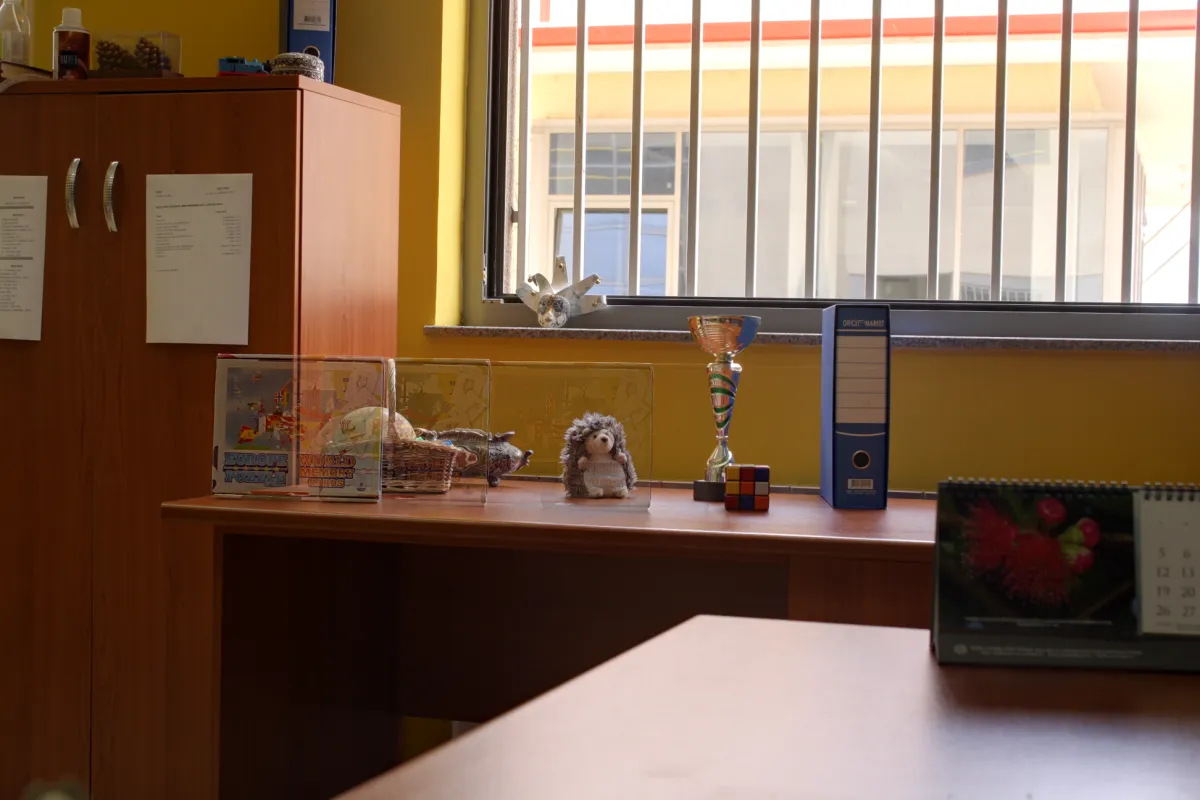
#> input picture src/lumen/web/img/ghost-lolm-4-off.webp, 1200 x 800 px
$ python -i tilt.py   (imports and definitions only)
#> lines starting #> are read from the running program, lines starting #| are printed output that depends on the picture
"""Make vertical lines vertical (camera roll and keystone from pitch).

1. createLineSegmentDetector finds segments; near-vertical ones are kept.
2. Vertical vanishing point = smallest eigenvector of sum(w * l l^T) over the
   segment lines l (homogeneous, normalised coordinates), refit once without
   segments that miss it by more than MAX_VP_ERR_DEG.
3. Homography: rotate so the vanishing point is straight below/above the
   centre, then send it to infinity, so verticals become parallel and upright.
4. Zoom about the centre until no empty border is left (pointPolygonTest).
Run after lens correction: barrel distortion bends the verticals.
"""

from __future__ import annotations

from dataclasses import dataclass

import cv2
import numpy as np

WORK_LONG_SIDE = 1000  # px, analysis size
MIN_SEGMENT = 0.04  # share of the image diagonal
MAX_FROM_VERTICAL_DEG = 20.0
MIN_VERTICALS = 4
MAX_VP_ERR_DEG = 1.5
MIN_CORRECTION_DEG = 0.2  # smaller tilt is left alone
MAX_KEYSTONE = 0.35  # |w / y| of the vanishing point (normalised); stronger = ask a person
MAX_ZOOM = 1.35  # crop limit; beyond it the correction eats the photo


@dataclass(frozen=True)
class TiltResult:
    image: np.ndarray
    roll_deg: float  # estimated roll present in the input, getRotationMatrix2D sign
    keystone: float  # |w / y| of the vertical vanishing point; 0 = verticals parallel
    tilt_before_deg: float  # length-weighted mean |angle from vertical| of vertical segments
    tilt_after_deg: float
    zoom: float
    verticals: int
    note: str


def _work_grey(image: np.ndarray) -> tuple[np.ndarray, float]:
    h, w = image.shape[:2]
    scale = min(1.0, WORK_LONG_SIDE / max(h, w))
    grey = cv2.cvtColor(image, cv2.COLOR_BGR2GRAY) if image.ndim == 3 else image
    if scale < 1.0:
        grey = cv2.resize(grey, None, fx=scale, fy=scale, interpolation=cv2.INTER_AREA)
    return grey, scale


def vertical_segments(grey: np.ndarray) -> np.ndarray:
    """(N, 4) x1 y1 x2 y2 of long, near-vertical LSD segments."""
    lines = cv2.createLineSegmentDetector().detect(grey)[0]
    if lines is None:
        return np.zeros((0, 4))
    seg = lines.reshape(-1, 4).astype(np.float64)
    d = seg[:, 2:] - seg[:, :2]
    length = np.hypot(d[:, 0], d[:, 1])
    from_vertical = np.degrees(np.arctan(np.abs(d[:, 0]) / np.maximum(np.abs(d[:, 1]), 1e-9)))
    keep = (length >= MIN_SEGMENT * np.hypot(*grey.shape)) & (from_vertical <= MAX_FROM_VERTICAL_DEG)
    return seg[keep]


def tilt_deg(segments: np.ndarray) -> float:
    """Length-weighted median |angle from vertical| of near-vertical segments.

    Median, not mean: on the real Empa FORTH3 room every window frame and wall
    corner was within 0.5 deg after straightening, but a chair and a fire
    extinguisher (not vertical in the world) pulled the mean to 1.7 deg.
    """
    if len(segments) == 0:
        return float("nan")
    d = segments[:, 2:] - segments[:, :2]
    length = np.hypot(d[:, 0], d[:, 1])
    angle = np.degrees(np.arctan(np.abs(d[:, 0]) / np.maximum(np.abs(d[:, 1]), 1e-9)))
    order = np.argsort(angle)
    cumulative = np.cumsum(length[order])
    return float(angle[order][np.searchsorted(cumulative, cumulative[-1] / 2)])


def _lines(segments: np.ndarray, centre: np.ndarray, norm: float) -> tuple[np.ndarray, np.ndarray]:
    p1 = np.c_[(segments[:, :2] - centre) / norm, np.ones(len(segments))]
    p2 = np.c_[(segments[:, 2:] - centre) / norm, np.ones(len(segments))]
    lines = np.cross(p1, p2)
    lines /= np.linalg.norm(lines[:, :2], axis=1, keepdims=True)
    return lines, np.linalg.norm(p2[:, :2] - p1[:, :2], axis=1)


def _vp_error_deg(segments: np.ndarray, vp: np.ndarray, centre: np.ndarray, norm: float) -> np.ndarray:
    mid = (segments[:, :2] + segments[:, 2:]) / 2
    direction = segments[:, 2:] - segments[:, :2]
    mid_n = np.c_[(mid - centre) / norm, np.ones(len(mid))]
    to_vp = vp[:2] - mid_n[:, :2] * vp[2]  # works for finite and infinite vp
    cos = np.abs((direction * to_vp).sum(1)) / (np.linalg.norm(direction, axis=1) * np.linalg.norm(to_vp, axis=1) + 1e-12)
    return np.degrees(np.arccos(np.clip(cos, 0, 1)))


def vanishing_point(segments: np.ndarray, centre: np.ndarray, norm: float) -> np.ndarray:
    """Unit 3-vector in centred, normalised coordinates, sign chosen so y >= 0."""
    keep = np.ones(len(segments), bool)
    vp = np.array([0.0, 1.0, 0.0])
    for _ in range(2):
        lines, weight = _lines(segments[keep], centre, norm)
        moment = (lines * weight[:, None]).T @ lines
        vp = np.linalg.eigh(moment)[1][:, 0]
        keep = _vp_error_deg(segments, vp, centre, norm) <= MAX_VP_ERR_DEG
        if keep.sum() < MIN_VERTICALS:
            break
    return vp if vp[1] >= 0 else -vp


def _upright_homography(vp: np.ndarray) -> tuple[np.ndarray, float, float]:
    """Centred, normalised homography that makes verticals upright; also roll (deg) and keystone."""
    theta = np.arctan2(vp[0], vp[1])
    c, s = np.cos(theta), np.sin(theta)
    rotate = np.array([[c, -s, 0], [s, c, 0], [0, 0, 1]])
    v = rotate @ vp
    keystone = -v[2] / v[1]
    unkey = np.array([[1, 0, 0], [0, 1, 0], [0, keystone, 1]])
    # theta rotates the image clockwise on screen (y down); getRotationMatrix2D(+) is counter-clockwise
    return unkey @ rotate, float(np.degrees(theta)), float(abs(keystone))


def _fit_zoom(homography: np.ndarray, w: int, h: int) -> float:
    corners = np.array([[0, 0], [w, 0], [w, h], [0, h]], np.float64).reshape(-1, 1, 2)
    polygon = cv2.perspectiveTransform(corners, homography).astype(np.float32)
    centre = np.array([w / 2, h / 2])
    lo, hi = 0.5, 3.0
    for _ in range(30):
        zoom = (lo + hi) / 2
        scaled = ((polygon.reshape(-1, 2) - centre) * zoom + centre).astype(np.float32)
        inside = all(cv2.pointPolygonTest(scaled, (float(x), float(y)), False) >= 0
                     for x, y in corners.reshape(-1, 2))
        lo, hi = (lo, zoom) if inside else (zoom, hi)
    return hi


def _pixel_homography(h_norm: np.ndarray, w: int, h: int) -> np.ndarray:
    norm = float(max(w, h))
    to_norm = np.array([[1 / norm, 0, -w / 2 / norm], [0, 1 / norm, -h / 2 / norm], [0, 0, 1]])
    return np.linalg.inv(to_norm) @ h_norm @ to_norm


def straighten(image: np.ndarray) -> TiltResult:
    h, w = image.shape[:2]
    grey, scale = _work_grey(image)
    segments = vertical_segments(grey)
    before = tilt_deg(segments)
    if len(segments) < MIN_VERTICALS:
        return TiltResult(image, 0.0, 0.0, before, before, 1.0, len(segments),
                          f"only {len(segments)} vertical segments (< {MIN_VERTICALS}): not corrected")
    gh, gw = grey.shape
    vp = vanishing_point(segments, np.array([gw / 2, gh / 2]), float(max(gw, gh)))
    h_norm, roll, keystone = _upright_homography(vp)
    if abs(roll) < MIN_CORRECTION_DEG and before < MIN_CORRECTION_DEG:
        return TiltResult(image, roll, keystone, before, before, 1.0, len(segments), "already upright")
    if keystone > MAX_KEYSTONE:
        return TiltResult(image, roll, keystone, before, before, 1.0, len(segments),
                          f"keystone {keystone:.2f} > {MAX_KEYSTONE}: needs review")
    homography = _pixel_homography(h_norm, w, h)
    zoom = _fit_zoom(homography, w, h)
    if zoom > MAX_ZOOM:
        return TiltResult(image, roll, keystone, before, before, 1.0, len(segments),
                          f"zoom {zoom:.2f} > {MAX_ZOOM} to hide borders: needs review")
    centre = np.array([[zoom, 0, w / 2 * (1 - zoom)], [0, zoom, h / 2 * (1 - zoom)], [0, 0, 1]])
    out = cv2.warpPerspective(image, centre @ homography, (w, h), flags=cv2.INTER_LINEAR,
                              borderMode=cv2.BORDER_REPLICATE)
    after = tilt_deg(vertical_segments(_work_grey(out)[0]))
    return TiltResult(out, roll, keystone, before, after, zoom, len(segments), "")

>>> import cv2
>>> picture = cv2.imread('web/img/ghost-lolm-4-off.webp')
#> picture is the input picture: shape (800, 1200, 3); mean B, G, R 82.1, 101.2, 126.5
>>> result = straighten(picture)
#> in _work_grey, `grey = cv2.cvtColor(image, cv2.COLOR_BGR2GRAY) if image.ndim == 3 else..`:
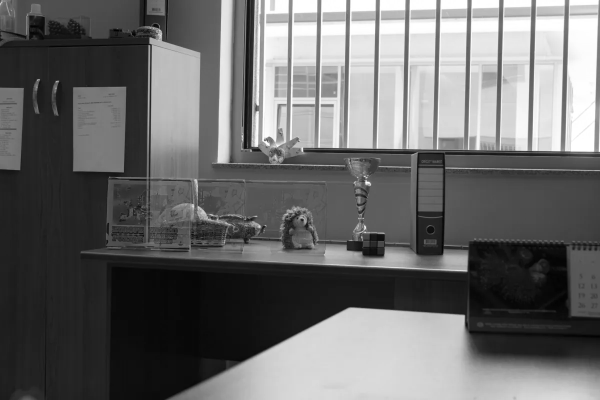
#> grey: shape (800, 1200) (shown at 1/2 size); min 0, max 255, mean 106.6
#> in straighten, `grey, scale = _work_grey(image)`: scale = 0.833
#> in vertical_segments, `lines = cv2.createLineSegmentDetector().detect(grey)[0]`: lines = 719 rows, first 6: [405.2, 245.6, 406.9, 189.3], [419.4, 244.4, 430.9, 245.9], [506.8, 246.5, 998.2, 253.9], [423.6, 0.579, 418, 245.6], [269.2, 66.9, 269.4, 51.86], [773.1, 524.2, 580.6, 511.5]
#> in vertical_segments, `seg = lines.reshape(-1, 4).astype(np.float64)`: seg has the same summary as lines
#> in vertical_segments, `d = seg[:, 2:] - seg[:, :2]`: d = 719 pairs, first value -305.3 to 642.6, second value -270.1 to 268.8
#> in vertical_segments, `length = np.hypot(d[:, 0], d[:, 1])`: length = 719 values, max 643.3 at index 20, min 1.76 at index 198, mean 41.73
#> in vertical_segments, `from_vertical = np.degrees(np.arctan(np.abs(d[:, 0]) / np.maximum(np.a..`: from_vertical = 719 values, max 90 at index 644, min 0 at index 426, mean 52.14
#> in straighten, `segments = vertical_segments(grey)`: segments = 80 rows, first 6: [405.2, 245.6, 406.9, 189.3], [423.6, 0.579, 418, 245.6], [892.4, 0.576, 886.1, 249.4], [682.1, 0.573, 676.5, 245.6], [620.4, 244.4, 625.9, 0.575], [785.3, 0.584, 779, 246.9]
#> in tilt_deg, `d = segments[:, 2:] - segments[:, :2]`: d = 80 pairs, first value -6.88 to 7.48, second value -270.1 to 268.8
#> in tilt_deg, `length = np.hypot(d[:, 0], d[:, 1])`: length = 80 values, max 270.2 at index 48, min 48.76 at index 75, mean 152.9
#> in tilt_deg, `angle = np.degrees(np.arctan(np.abs(d[:, 0]) / np.maximum(np.abs(d[:, ..`: angle = 80 values, max 3.4 at index 59, min 0.0767 at index 60, mean 1.31
#> in tilt_deg, `order = np.argsort(angle)`: order = 80 values, max 79 at index 3, min 0 at index 72, mean 39.5
#> in tilt_deg, `cumulative = np.cumsum(length[order])`: cumulative = 80 values from 60 to 12234.3
#> in straighten, `before = tilt_deg(segments)`: before = 1.31
#> the loop in vanishing_point, `for _ in range(2):` made 2 passes
#> vp on passes 1 to 2: [-0.0213, 1, 0.00589], [-0.0219, 1, 0.0089]
#> in straighten, `vp = vanishing_point(segments, np.array([gw / 2, gh / 2]), float(max(g..`: vp = [-0.0219, 1, 0.0089]
#> in _upright_homography, `theta = np.arctan2(vp[0], vp[1])`: theta = -0.0219
#> in _upright_homography, `c, s = np.cos(theta), np.sin(theta)`: c = 1; s = -0.0219
#> in _upright_homography, `rotate = np.array([[c, -s, 0], [s, c, 0], [0, 0, 1]])`: rotate = [[1, 0.0219, 0], [-0.0219, 1, 0], [0, 0, 1]]
#> in _upright_homography, `v = rotate @ vp`: v = [-1.73e-18, 1, 0.0089]
#> in _upright_homography, `keystone = -v[2] / v[1]`: keystone = -0.0089
#> in _upright_homography, `unkey = np.array([[1, 0, 0], [0, 1, 0], [0, keystone, 1]])`: unkey = [[1, 0, 0], [0, 1, 0], [0, -0.0089, 1]]
#> in straighten, `h_norm, roll, keystone = _upright_homography(vp)`: h_norm = [[1, 0.0219, 0], [-0.0219, 1, 0], [0.000194, -0.0089, 1]]; roll = -1.25; keystone = 0.0089
#> in straighten, `homography = _pixel_homography(h_norm, w, h)`: homography = [[1, 0.0174, -6.88], [-0.0218, 0.997, 14.36], [1.62e-07, -7.41e-06, 1]]
#> in _fit_zoom, `polygon = cv2.perspectiveTransform(corners, homography).astype(np.floa..`: polygon = [[-6.86, 14.32], [1189.3, -11.76], [1210.3, 787.9], [7.07, 814.3]]
#> the loop in _fit_zoom, `for _ in range(30):` made 30 passes
#> (zoom, inside, lo, hi) on passes 2 to 9: (1.12, True, 0.5, 1.12), (0.812, False, 0.812, 1.12), (0.969, False, 0.969, 1.12), (1.05, True, 0.969, 1.05), (1.01, False, 1.01, 1.05), (1.03, False, 1.03, 1.05), (1.04, True, 1.03, 1.04), (1.03, False, 1.03, 1.04)
#> in straighten, `zoom = _fit_zoom(homography, w, h)`: zoom = 1.04
#> in straighten, `centre = np.array([[zoom, 0, w / 2 * (1 - zoom)], [0, zoom, h / 2 * (1..`: centre = [[1.04, 0, -21.31], [0, 1.04, -14.2], [0, 0, 1]]
#> in straighten, `out = cv2.warpPerspective(image, centre @ homography, (w, h), flags=cv..`:
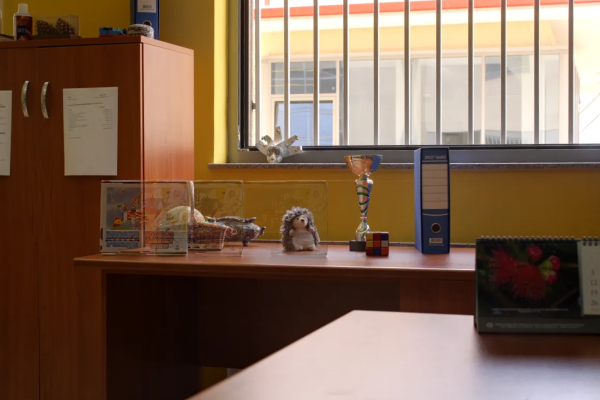
#> out: shape (800, 1200, 3) (shown at 1/2 size); mean B, G, R 80.7, 100.1, 125.7
#> in _work_grey (call 2), `grey = cv2.cvtColor(image, cv2.COLOR_BGR2GRAY) if image.ndim == 3 else..`:
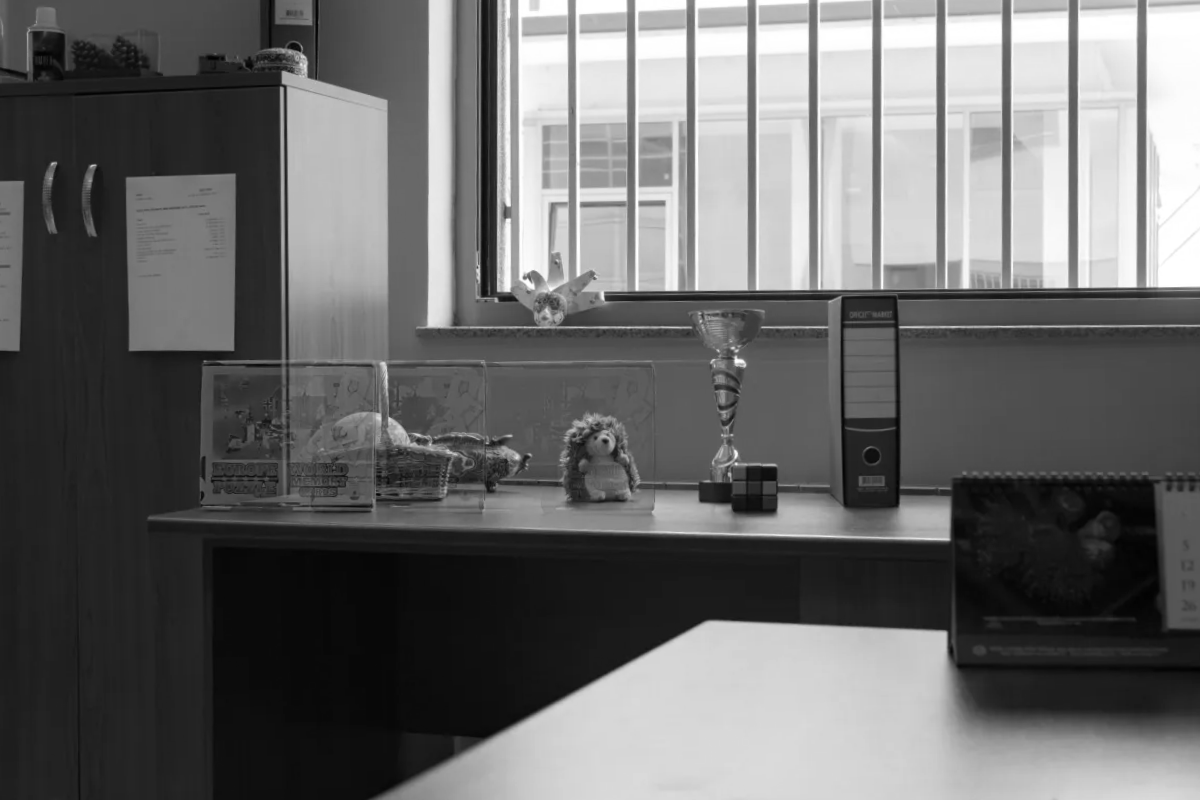
#> grey: shape (800, 1200); min 0, max 255, mean 105.5
#> in vertical_segments (call 2), `lines = cv2.createLineSegmentDetector().detect(grey)[0]`: lines = 697 rows, first 6: [504.4, 243.4, 998.1, 239.9], [400.1, 245.6, 400.8, 0.622], [503.5, 249.3, 502.4, 241.8], [788, 525.1, 586.9, 516.2], [238.7, 71.86, 240.6, 298.1], [413.6, 0.621, 413.1, 244.4]
#> in vertical_segments (call 2), `seg = lines.reshape(-1, 4).astype(np.float64)`: seg has the same summary as lines
#> in straighten, `after = tilt_deg(vertical_segments(_work_grey(out)[0]))`: after = 0.124

$ run again, on src/lumen/web/img/ghost-multiview-1-off.webp
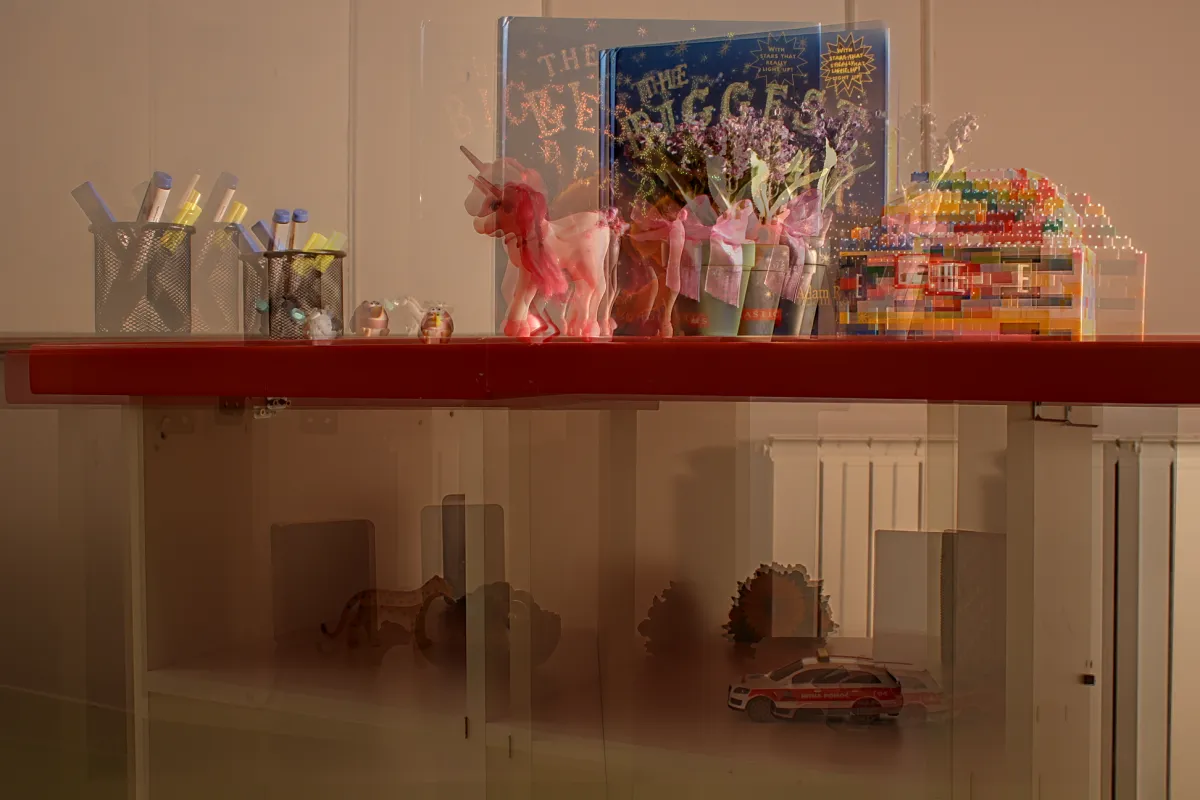
#> input picture src/lumen/web/img/ghost-multiview-1-off.webp, 1200 x 800 px
#> picture is the input picture: shape (800, 1200, 3); mean B, G, R 59.4, 81.5, 119
#> in _work_grey, `grey = cv2.cvtColor(image, cv2.COLOR_BGR2GRAY) if image.ndim == 3 else..`:
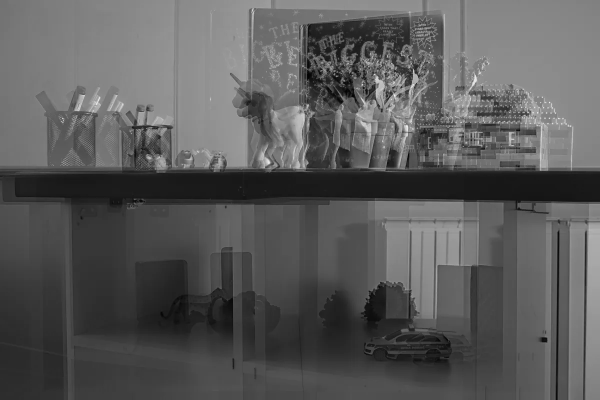
#> grey: shape (800, 1200) (shown at 1/2 size); min 1, max 249, mean 90.2
#> in straighten, `grey, scale = _work_grey(image)`: scale = 0.833
#> lines = 918 rows, first 6: [686.4, 137.9, 683, 146.1], [624.9, 140.7, 625.8, 164.4], [241.8, 208.3, 266.9, 208.9], [682.4, 146.7, 679.5, 160.9], [697.2, 132.2, 694.7, 124.3], [672.9, 138.7, 676.5, 130.4]
#> seg has the same summary as lines
#> in vertical_segments, `d = seg[:, 2:] - seg[:, :2]`: d = 918 pairs, first value -185 to 250, second value -296.3 to 295
#> in vertical_segments, `length = np.hypot(d[:, 0], d[:, 1])`: length = 918 values, max 296.3 at index 496, min 2.5 at index 471, mean 24.17
#> from_vertical = 918 values, max 90 at index 897, min 0 at index 471, mean 38.96
#> segments = 62 rows, first 6: [971, 665.6, 974.4, 381.9], [418.9, 14.37, 417.5, 150.6], [504.2, 90.63, 504.5, 40.63], [925.5, 665.6, 928.6, 386.9], [979, 373.1, 974.4, 665.6], [738.4, 23.13, 738.4, 95.62]
#> in tilt_deg, `d = segments[:, 2:] - segments[:, :2]`: d = 62 pairs, first value -4.65 to 4.35, second value -296.3 to 295
#> in tilt_deg, `length = np.hypot(d[:, 0], d[:, 1])`: length = 62 values, max 296.3 at index 28, min 48.74 at index 34, mean 111.9
#> angle = 62 values, max 2.5 at index 24, min 0 at index 47, mean 0.733
#> order = 62 values, max 61 at index 45, min 0 at index 35, mean 30.5
#> cumulative = 62 values from 61.25 to 6940
#> before = 0.625
#> the loop in vanishing_point, `for _ in range(2):` made 2 passes
#> vp on passes 1 to 2: [-0.000902, 1, 0.0306], [-0.00118, 1, 0.0285]
#> in straighten, `vp = vanishing_point(segments, np.array([gw / 2, gh / 2]), float(max(g..`: vp = [-0.00118, 1, 0.0285]
#> theta = -0.00118
#> c = 1; s = -0.00118
#> rotate = [[1, 0.00118, 0], [-0.00118, 1, 0], [0, 0, 1]]
#> v = [2.11e-19, 1, 0.0285]
#> in _upright_homography, `keystone = -v[2] / v[1]`: keystone = -0.0285
#> unkey = [[1, 0, 0], [0, 1, 0], [0, -0.0285, 1]]
#> in straighten, `h_norm, roll, keystone = _upright_homography(vp)`: h_norm = [[1, 0.00118, 0], [-0.00118, 1, 0], [3.35e-05, -0.0285, 1]]; roll = -0.0675; keystone = 0.0285
#> homography = [[1, -0.0131, 5.22], [-0.00117, 0.991, 4.5], [2.8e-08, -2.37e-05, 1.01]]
#> polygon = [[5.17, 4.46], [1193.9, 3.07], [1206.2, 803.1], [-5.29, 804.6]]
#> the loop in _fit_zoom, `for _ in range(30):` made 30 passes
#> (zoom, inside, lo, hi) on passes 2 to 9: (1.12, True, 0.5, 1.12), (0.812, False, 0.812, 1.12), (0.969, False, 0.969, 1.12), (1.05, True, 0.969, 1.05), (1.01, False, 1.01, 1.05), (1.03, True, 1.01, 1.03), (1.02, True, 1.01, 1.02), (1.01, True, 1.01, 1.01)
#> in straighten, `zoom = _fit_zoom(homography, w, h)`: zoom = 1.01
#> in straighten, `centre = np.array([[zoom, 0, w / 2 * (1 - zoom)], [0, zoom, h / 2 * (1..`: centre = [[1.01, 0, -6.76], [0, 1.01, -4.5], [0, 0, 1]]
#> in _work_grey (call 2), `grey = cv2.cvtColor(image, cv2.COLOR_BGR2GRAY) if image.ndim == 3 else..`:
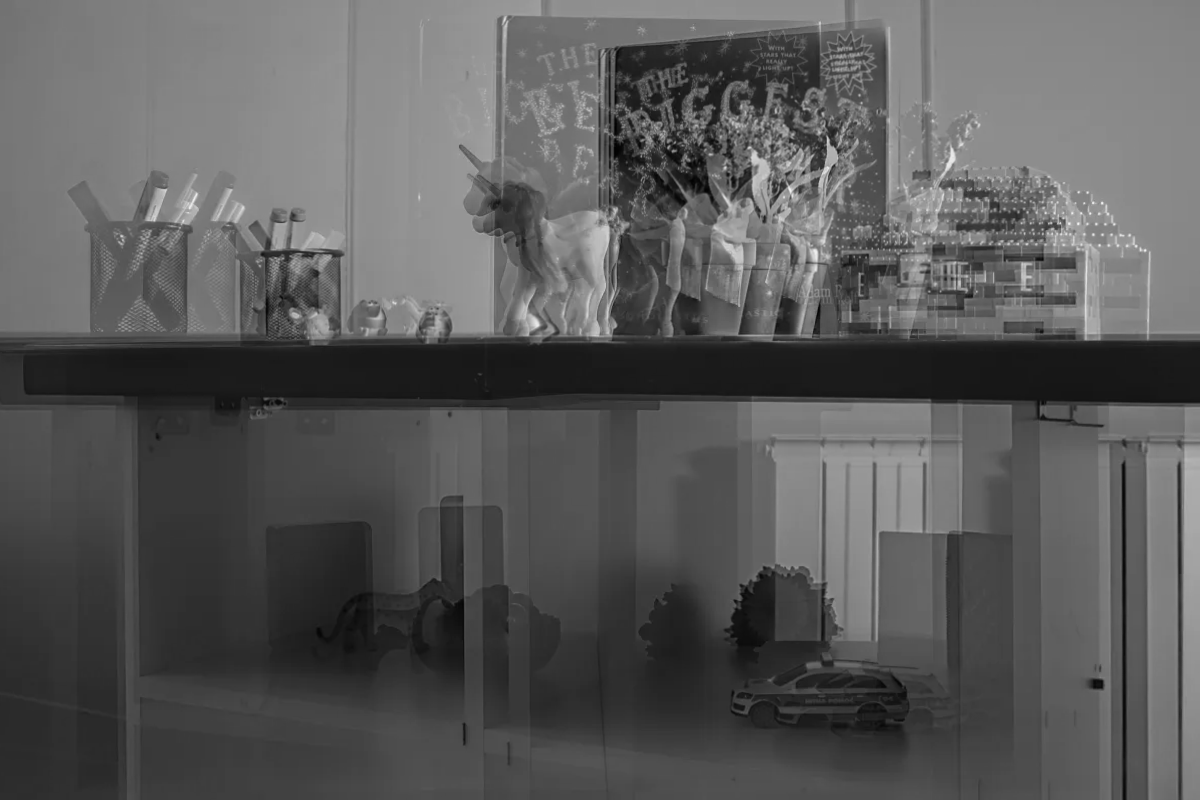
#> grey: shape (800, 1200); min 1, max 242, mean 89.8
#> lines = 953 rows, first 6: [687.5, 113.2, 688.4, 125.7], [687.7, 131.1, 683.9, 147.1], [691.6, 120.5, 689.1, 106.7], [682.3, 148, 680.6, 159.6], [698, 130.2, 695.2, 122.8], [687.1, 147.7, 693.3, 137]
#> seg has the same summary as lines
#> after = 0.363
